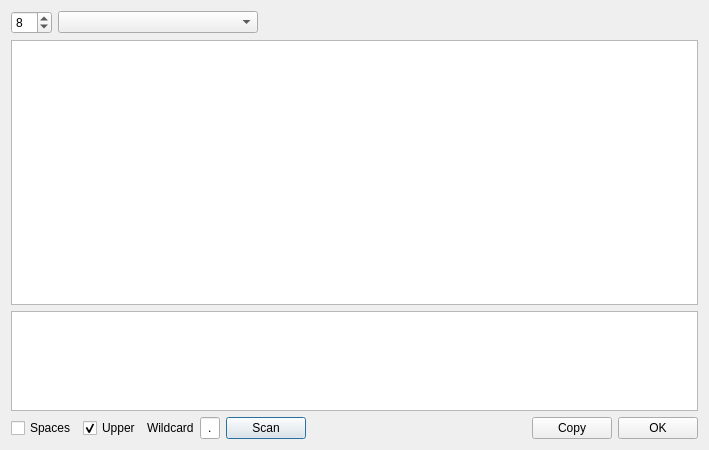
<?xml version="1.0" encoding="UTF-8"?>
<ui version="4.0">
 <class>DialogMultiDisasmSignature</class>
 <widget class="QDialog" name="DialogMultiDisasmSignature">
  <property name="windowModality">
   <enum>Qt::ApplicationModal</enum>
  </property>
  <property name="geometry">
   <rect>
    <x>0</x>
    <y>0</y>
    <width>709</width>
    <height>450</height>
   </rect>
  </property>
  <property name="windowTitle">
   <string>Signature</string>
  </property>
  <property name="modal">
   <bool>true</bool>
  </property>
  <layout class="QVBoxLayout" name="verticalLayout">
   <item>
    <layout class="QHBoxLayout" name="horizontalLayout">
     <item>
      <widget class="QSpinBox" name="spinBoxCount">
       <property name="minimum">
        <number>1</number>
       </property>
       <property name="maximum">
        <number>20</number>
       </property>
       <property name="value">
        <number>8</number>
       </property>
      </widget>
     </item>
     <item>
      <widget class="QComboBox" name="comboBoxMethod">
       <property name="minimumSize">
        <size>
         <width>200</width>
         <height>0</height>
        </size>
       </property>
      </widget>
     </item>
     <item>
      <spacer name="horizontalSpacer">
       <property name="orientation">
        <enum>Qt::Horizontal</enum>
       </property>
       <property name="sizeHint" stdset="0">
        <size>
         <width>40</width>
         <height>20</height>
        </size>
       </property>
      </spacer>
     </item>
    </layout>
   </item>
   <item>
    <widget class="QTableWidget" name="tableWidgetSignature">
     <property name="editTriggers">
      <set>QAbstractItemView::NoEditTriggers</set>
     </property>
     <property name="selectionMode">
      <enum>QAbstractItemView::SingleSelection</enum>
     </property>
     <property name="selectionBehavior">
      <enum>QAbstractItemView::SelectRows</enum>
     </property>
     <attribute name="horizontalHeaderVisible">
      <bool>false</bool>
     </attribute>
     <attribute name="verticalHeaderVisible">
      <bool>false</bool>
     </attribute>
     <attribute name="verticalHeaderMinimumSectionSize">
      <number>20</number>
     </attribute>
     <attribute name="verticalHeaderDefaultSectionSize">
      <number>20</number>
     </attribute>
    </widget>
   </item>
   <item>
    <widget class="QTextEdit" name="textEditSignature">
     <property name="maximumSize">
      <size>
       <width>16777215</width>
       <height>100</height>
      </size>
     </property>
     <property name="readOnly">
      <bool>true</bool>
     </property>
     <property name="html">
      <string notr="true">&lt;!DOCTYPE HTML PUBLIC &quot;-//W3C//DTD HTML 4.0//EN&quot; &quot;http://www.w3.org/TR/REC-html40/strict.dtd&quot;&gt;
&lt;html&gt;&lt;head&gt;&lt;meta name=&quot;qrichtext&quot; content=&quot;1&quot; /&gt;&lt;style type=&quot;text/css&quot;&gt;
p, li { white-space: pre-wrap; }
&lt;/style&gt;&lt;/head&gt;&lt;body style=&quot; font-family:'MS Shell Dlg 2'; font-size:8.25pt; font-weight:400; font-style:normal;&quot;&gt;
&lt;p style=&quot;-qt-paragraph-type:empty; margin-top:0px; margin-bottom:0px; margin-left:0px; margin-right:0px; -qt-block-indent:0; text-indent:0px;&quot;&gt;&lt;br /&gt;&lt;/p&gt;&lt;/body&gt;&lt;/html&gt;</string>
     </property>
    </widget>
   </item>
   <item>
    <layout class="QHBoxLayout" name="horizontalLayout_2">
     <item>
      <widget class="QCheckBox" name="checkBoxSpaces">
       <property name="text">
        <string>Spaces</string>
       </property>
      </widget>
     </item>
     <item>
      <widget class="QCheckBox" name="checkBoxUpper">
       <property name="text">
        <string>Upper</string>
       </property>
       <property name="checked">
        <bool>true</bool>
       </property>
      </widget>
     </item>
     <item>
      <widget class="QLabel" name="labelWildcard">
       <property name="text">
        <string>Wildcard</string>
       </property>
      </widget>
     </item>
     <item>
      <widget class="QLineEdit" name="lineEditWildcard">
       <property name="maximumSize">
        <size>
         <width>20</width>
         <height>16777215</height>
        </size>
       </property>
       <property name="text">
        <string notr="true">.</string>
       </property>
       <property name="maxLength">
        <number>1</number>
       </property>
       <property name="alignment">
        <set>Qt::AlignCenter</set>
       </property>
      </widget>
     </item>
     <item>
      <widget class="QPushButton" name="pushButtonScan">
       <property name="text">
        <string>Scan</string>
       </property>
      </widget>
     </item>
     <item>
      <spacer name="horizontalSpacer_2">
       <property name="orientation">
        <enum>Qt::Horizontal</enum>
       </property>
       <property name="sizeHint" stdset="0">
        <size>
         <width>40</width>
         <height>20</height>
        </size>
       </property>
      </spacer>
     </item>
     <item>
      <widget class="QPushButton" name="pushButtonCopy">
       <property name="text">
        <string>Copy</string>
       </property>
      </widget>
     </item>
     <item>
      <widget class="QPushButton" name="pushButtonOK">
       <property name="text">
        <string>OK</string>
       </property>
      </widget>
     </item>
    </layout>
   </item>
  </layout>
 </widget>
 <resources/>
 <connections/>
</ui>
